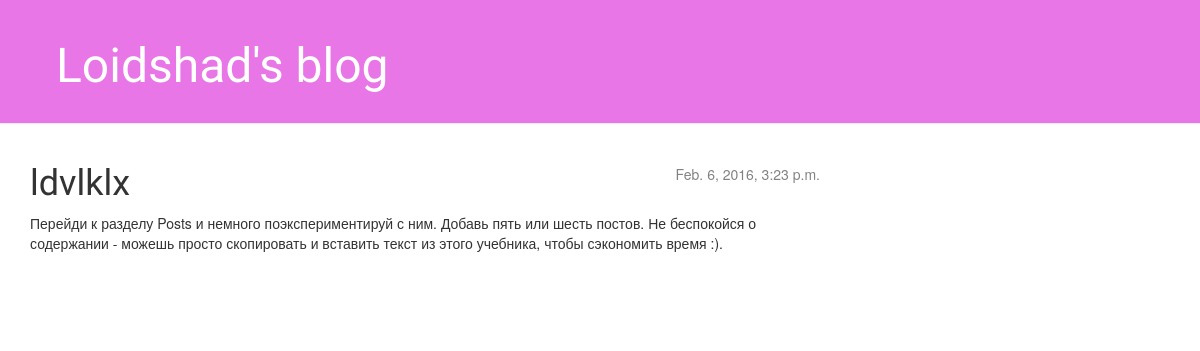
The app's page /post/1/ with its own data.
### blog/models.py (models this page shows, shortened)
class Post(models.Model):
    author = models.ForeignKey('auth.User')
    title = models.CharField(max_length=200)
    text = models.TextField()
    created_date = models.DateTimeField(
            default=timezone.now)
    published_date = models.DateTimeField(
            blank=True, null=True)

### blog/views.py (the view)
# urls.py: url(r'^post/(?P<pk>[0-9]+)/$', views.post_detail, name='post_detail'),
def post_detail(request, pk):
	post = get_object_or_404(Post, pk=pk)
	return render(request, 'blog/post_detail.html', {'post': post})

### blog/templates/blog/post_detail.html
{% extends 'blog/base.html' %}
    {% block content %}
        <div class="post">
            {% if post.published_date %}
                <div class="date">
                    {{ post.published_date }}
                </div>
            {% endif %}
            <h1>{{ post.title }}</h1>
            <p>{{ post.text|linebreaks }}</p>
        </div>
    {% endblock %}

### blog/static/css/blog.css (style rules this page uses)
body { padding-left: 15px; }
h1, h2, h3, h4 { font-family: 'Lobster', cursive; }
.date { float: right; color: #828282; }
.post { margin-bottom: 70px; margin-left: -40px; }

### records on screen
Post: published_date "Feb. 6, 2016, 3:23 p.m.", title "ldvlklx", text "Перейди к разделу Posts и немного поэкспериментируй с ним. Добавь пять или шесть постов. Не беспокойся о содержании - можешь просто скопировать и вставить текст из этого учебника, чтобы сэкономить время :)."
